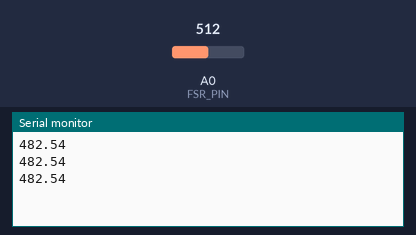
Bench run of a sketch on a simulated Arduino Uno, built with avr-gcc and run on an emulated ATmega328P. Shown: the last lines printed to the serial monitor. Inputs (shaded band) come from the test bench; at power-on: A0 (FSR_PIN) = 512.

Above: at 1.3 s.
1.4 s: A0 (FSR_PIN) set to 1008
At 1.9 s:
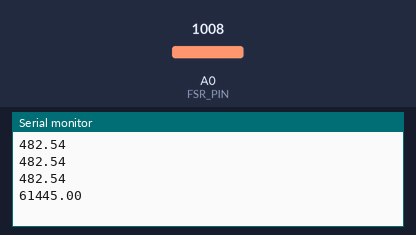
2.9 s: A0 (FSR_PIN) set to 1023
At 3.4 s:
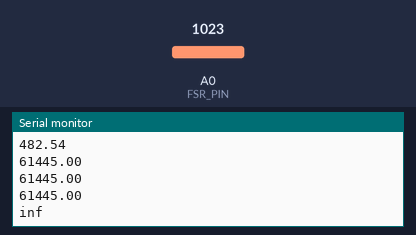

The sketch:

BME_405__FSR_3_22_Testing_.ino
```cpp
const int FSR_PIN = A0; // Pin connected to FSR/resistor divider

// Measure the voltage at 5V and resistance of your 3.3k resistor, and enter
// their value's below:
const float VCC = 3.3; // Measured voltage of Ardunio 5V line
const float R_DIV = 3230.0; // Measured resistance of 3.3k resistor


void setup()
{
  Serial.begin(9600);
  pinMode(FSR_PIN, INPUT);
}

void loop()
{
  int FSR = analogRead(FSR_PIN);
  // If the FSR has no pressure, the resistance will be
  // near infinite. So the voltage should be near 0.
  if (FSR != 0) // If the analog reading is non-zero
  {
    // Use ADC reading to calculate voltage:
    float fsrV = FSR * VCC / 1023.0;
    // Use voltage and static resistor value to
    // calculate FSR resistance:
    float fsrR = R_DIV * (VCC / fsrV - 1.0);
    //Serial.print(fsrR);
    // Guesstimate force based on slopes in figure 3 of
    // FSR datasheet:
    float force;
    float fsrG = 1.0 / fsrR; // Calculate conductance
    // Break parabolic curve down into two linear slopes:
    if (fsrR <= 600)
      force = (fsrG - 0.00075) / 0.00000032639;
    else
      force =  fsrG / 0.000000642857;
    Serial.println();
    Serial.println(force);
    Serial.println();

    delay(500);
  }
  else
  {
    // No pressure detected
  }
}
```

Measured:
- the behaviour switches between 1022 and 1023 on A0 (FSR_PIN) (found by bisection; images 1 and 2)
- after the input at 1.4 s, the serial monitor: prints a new line after 0.10 s (image 1)
- after the input at 2.9 s, the serial monitor: prints a new line after 0.11 s (image 2)
